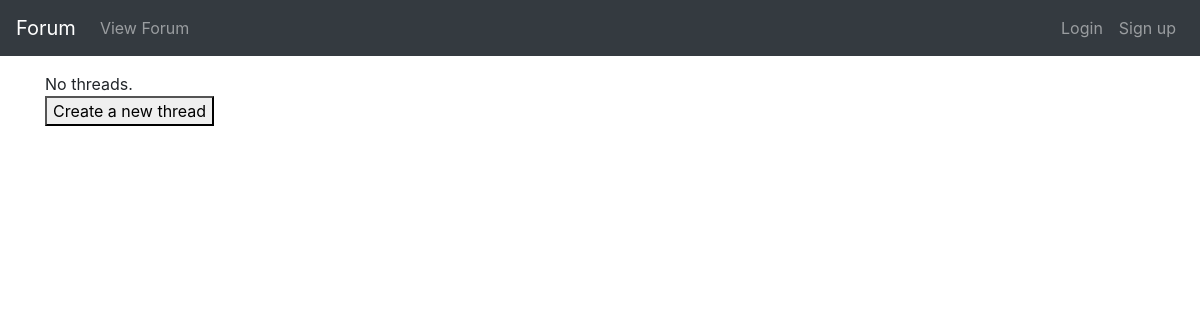
Page /forumapp/forum/1 on the earlier database version.
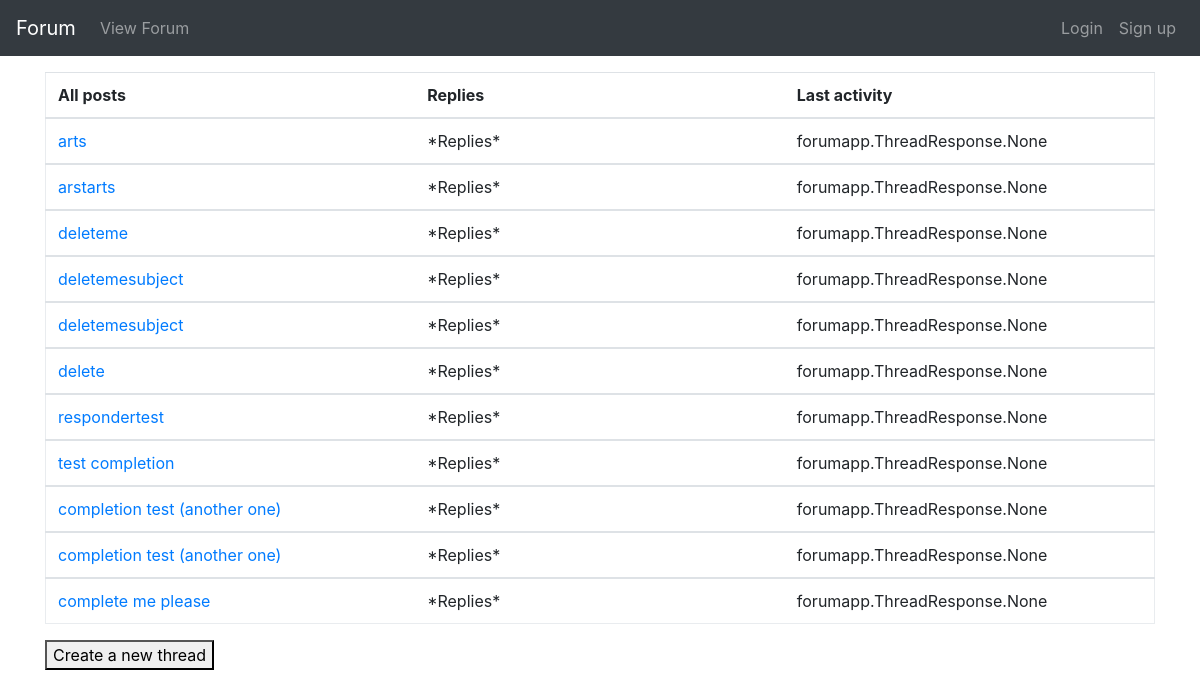
Same page on the later database version.
### forumapp/models.py (models this page shows, shortened)
class Thread(models.Model):
    name = models.CharField(max_length=100)
    forum = models.ForeignKey(Forum, null=True, on_delete=models.SET_NULL)
    class Meta:
        permissions = [
            ('can_remove_any_thread', 'Can remove ANY thread.'),
        ]

### forumapp/views.py (the view)
def forum(request, pk):
    thread_list = Thread.objects.filter(forum=pk)
    return render(
        request,
        'forumapp/thread_list.html',
        context={
            'thread_list': thread_list
        }
    )

### forumapp/templates/forumapp/thread_list.html
{% extends "forumapp/base.html" %}
{% block content %}
{% if thread_list %}
    <table class="table forum-table">
        <thead>
        <tr>
            <th>All posts</th>
            <th>Replies</th>
            <th>Last activity</th>
        </tr>
        </thead>
    {% for thread in thread_list %}
        <tbody>
        <tr>
            <td><a href="{% url 'thread-view' thread.forum.id thread.id %}">{{ thread.name }}</a></td>
            <td>*Replies*</td>
            <td>{{ thread.threadresponse_set }}</td>
        </tr>
        </tbody>
    {% endfor %}
</table>
{% else %}
    <div>No threads.</div>
{% endif %}
<a href="{% url 'new-thread' 1 %}"><button>Create a new thread</button></a>
{% endblock %}

Differences in the rows shown:
added Thread: name "arts", threadresponse_set "forumapp.ThreadResponse.None"
added Thread: name "arstarts", threadresponse_set "forumapp.ThreadResponse.None"
added Thread: name "deleteme", threadresponse_set "forumapp.ThreadResponse.None"
added Thread: name "deletemesubject", threadresponse_set "forumapp.ThreadResponse.None"
added Thread: name "deletemesubject", threadresponse_set "forumapp.ThreadResponse.None"
added Thread: name "delete", threadresponse_set "forumapp.ThreadResponse.None"
added Thread: name "respondertest", threadresponse_set "forumapp.ThreadResponse.None"
added Thread: name "test completion", threadresponse_set "forumapp.ThreadResponse.None"
added Thread: name "completion test (another one)", threadresponse_set "forumapp.ThreadResponse.None"
added Thread: name "completion test (another one)", threadresponse_set "forumapp.ThreadResponse.None"
added Thread: name "complete me please", threadresponse_set "forumapp.ThreadResponse.None"
Other differences:
text no longer shown: "No threads."
text now shown: "All posts Replies Last activity"
